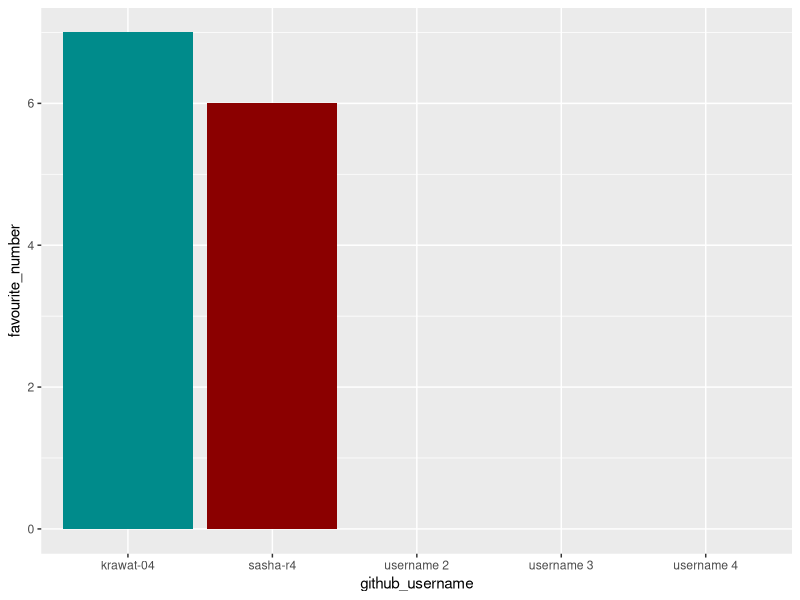
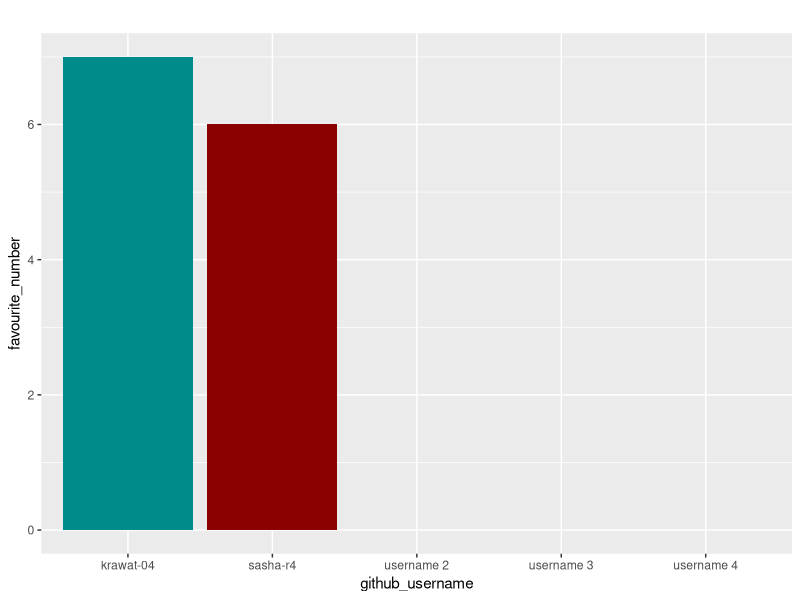
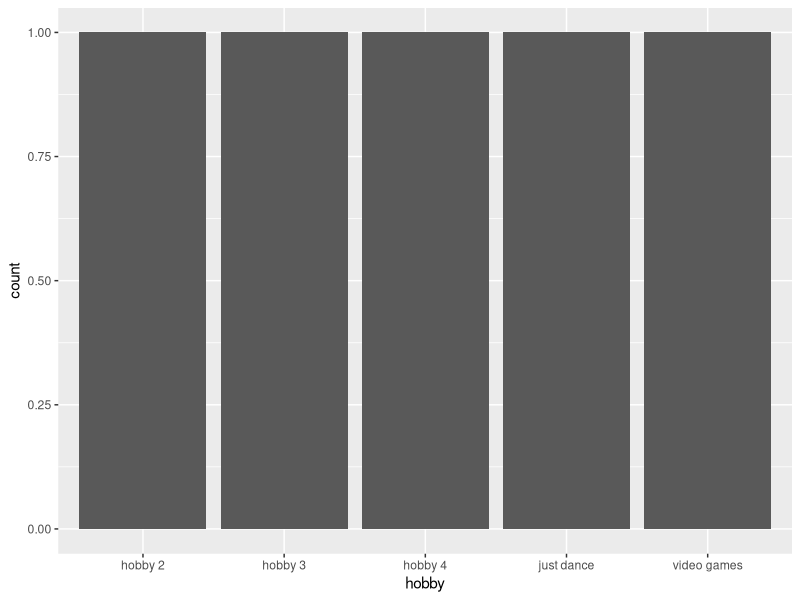

Write the R code that produced these figures, in order.
## ---- chunk 1
library(tidyverse) 
## ---- chunk 2
team_data <- tibble(
  name = c("Keisha", "Sasha", "member 2", 
           "member 3", "member 4"),
  github_username = c("krawat-04", "sasha-r4", "username 2", 
                      "username 3", "username 4"), 
  colour = c("darkcyan", "darkred", "colour 2", 
             "colour 3", "colour 4"),
  hobby = c("just dance", "video games", "hobby 2", 
            "hobby 3", "hobby 4"),
  favourite_number = c(7, 6, NA, NA, NA)
  )

team_data
## ---- chunk 3
p1 <- ggplot(data = team_data, 
             mapping = aes(x = github_username, 
                           y = favourite_number,
                           fill = colour), 
             ) +
   geom_col() +
   scale_fill_identity()
p1
## ---- chunk 4
p1 + labs(x = "github_username", 
          y = "favourite_number",
          title = "")
## ---- chunk 5
p2 <- ggplot(team_data, aes(x = hobby)) +
  geom_bar()
p2
